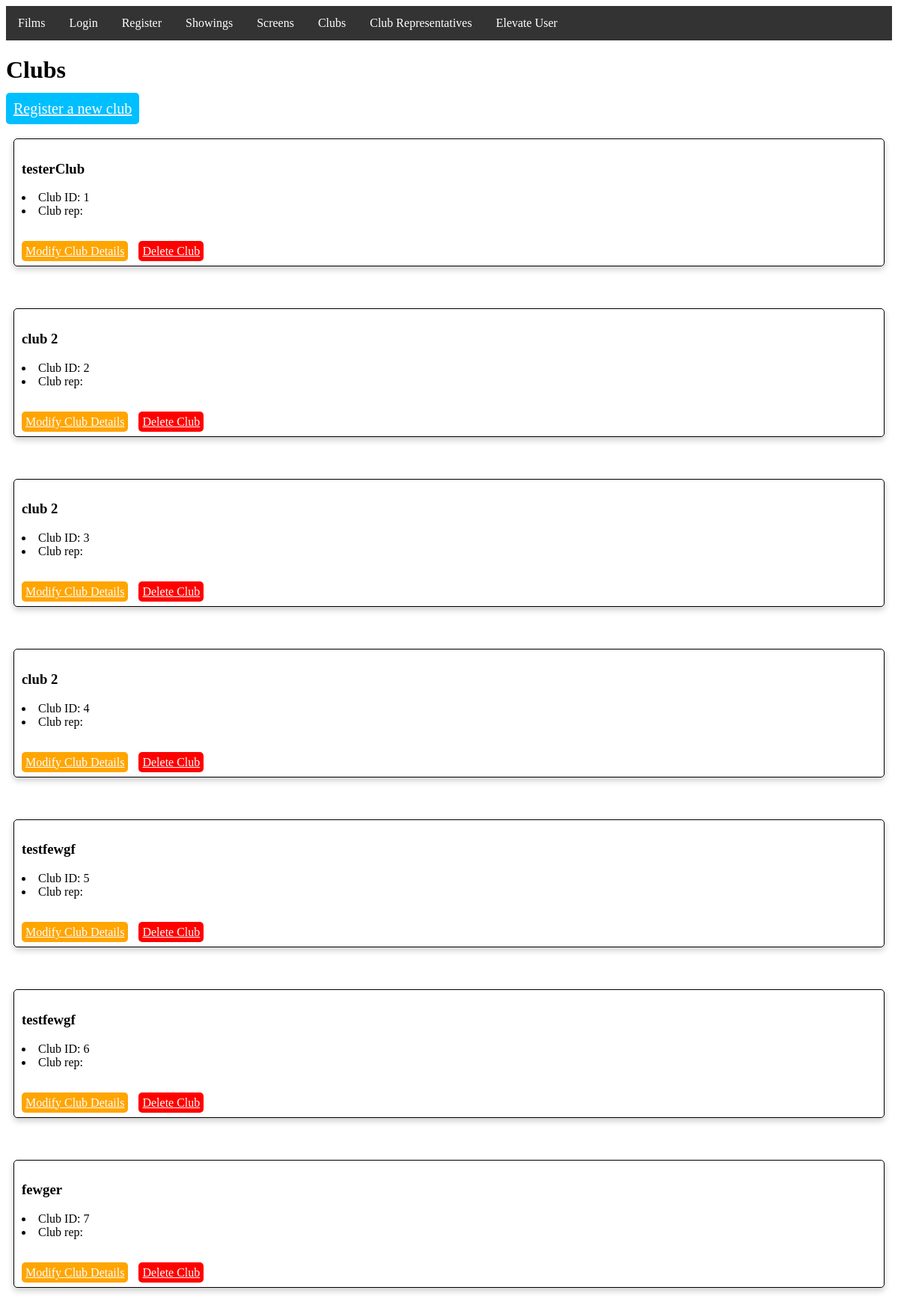
/clubs/, run on an earlier commit of the app's database.
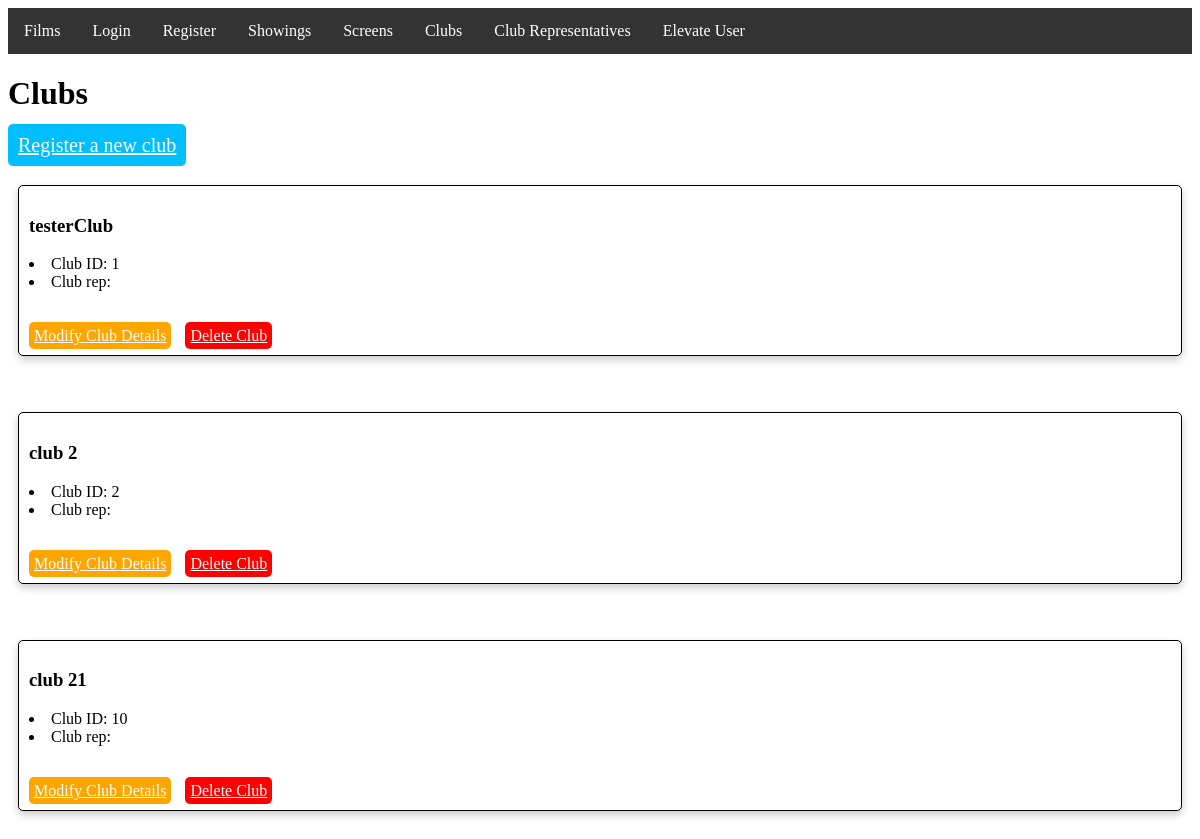
And on a later commit of the database.
### UWEFlix/models.py (models this page shows, shortened)
class Club(models.Model):
    address = models.ForeignKey(Address, on_delete=models.CASCADE, null=True)
    contact_details = models.ForeignKey(ContactDetails, on_delete=models.CASCADE, null=True)
    club_name = models.CharField(max_length=255)

### UWEFlix/views.py (the view)
# urls.py: path('clubs/', views.show_clubs, name='clubs'),
def show_clubs(request):
    queryset = Club.objects.all()
    return render(request, 'UWEFlix/clubs.html', {
        'clubs': list(queryset)
    })

### UWEFlix/templates/UWEFlix/clubs.html (shortened to what this page needs)
{% extends 'UWEFlix/navbar.html' %}
{% block content %}
<html>
  <head>
    <link rel="stylesheet" href="/static/films.css">
  </head>
  <body>
    <h1>Clubs</h1>
    <a href="{% url 'add_club' %}" class="btn btn-primary add-film-btn">Register a new club</a>
    <br><br>
      {% for club in clubs %}
        <div class="film-box">
          <div>
            <h3>{{ club.club_name }}</h3>
            <li>Club ID: {{ club.id }}</li>
            <li>Club rep: {{ club.clubRep.first_name }}</li>
            <br><br>
            <a href="#" class="btn btn-secondary modify-film-btn">Modify Club Details</a>
            <a href="#" class="btn btn-danger delete-film-btn" onclick="return confirm('Are you sure you want to delete this film?');">Delete Club</a>
          </div>
        </div>
          <br><br>
      {% endfor %}
  </body>
</html>
{% endblock %}

### UWEFlix/templates/UWEFlix/navbar.html
<html>
    <head>
        <link rel="stylesheet" href="/static/navbar.css">
    </head>
    <body>
        <ul class="nav-list">
            <li class="nav-item">
                <a class="nav-link" href="{% url 'films' %}">Films</a>
            </li>
            {% if user.is_authenticated %}
            <li class="nav-item">
                <a class="nav-link" href="{% url 'login' %}">Logout</a>
            </li>
            {% else %}
            <li class="nav-item">
                <a class="nav-link" href="{% url 'login' %}">Login</a>
            </li>
            {% endif %}
            <li class="nav-item">
                <a class="nav-link" href="{% url 'register_user' %}">Register</a>
            </li>
            <li class="nav-item">
                <a class="nav-link" href="{% url 'showings' %}">Showings</a>
            </li>
            <li class="nav-item">
                <a class="nav-link" href="{% url 'screens' %}">Screens</a>
            </li>
            <li class="nav-item">
                <a class="nav-link" href="{% url 'clubs' %}">Clubs</a>
            </li>
            <li class="nav-item">
                <a class="nav-link" href="{% url 'club_representatives' %}">Club Representatives</a>
            </li>
            <li class="nav-item">
                <a class="nav-link" href="{% url 'elevate_user' %}">Elevate User</a>
            </li>
        </ul>
    </body>
</html>
{% block content %} {% endblock %}

### UWEFlix/static/navbar.css (style rules this page uses)
.nav-list { list-style-type: none; margin: 0; padding: 0; overflow: hidden; background-color: #333; }
.nav-item { float: left; }
.nav-link { display: block; color: white; text-align: center; padding: 14px 16px; text-decoration: none; }

### UWEFlix/static/films.css (style rules this page uses)
.film-box { border: 1px solid black; padding: 10px; margin: 10px; box-shadow: 0 4px 8px 0 rgba(0, 0, 0, 0.2); transition: 0.3s; border-radius: 5px; background-color: white; }
.add-film-btn { background-color: #00bfff; color: white; padding: 10px; font-size: 20px; border-radius: 5px; }
.modify-film-btn { background-color: #ffa500; color: white; padding: 5px; font-size: 16px; border-radius: 5px; margin-right: 10px; }
.delete-film-btn { background-color: #ff0000; color: white; padding: 5px; font-size: 16px; border-radius: 5px; }

What changed in the data, as far as the page shows it:
removed Club: club_name "club 2", id "3"
removed Club: club_name "club 2", id "4"
removed Club: club_name "testfewgf", id "5"
removed Club: club_name "testfewgf", id "6"
removed Club: club_name "fewger", id "7"
added Club: club_name "club 21", id "10"
